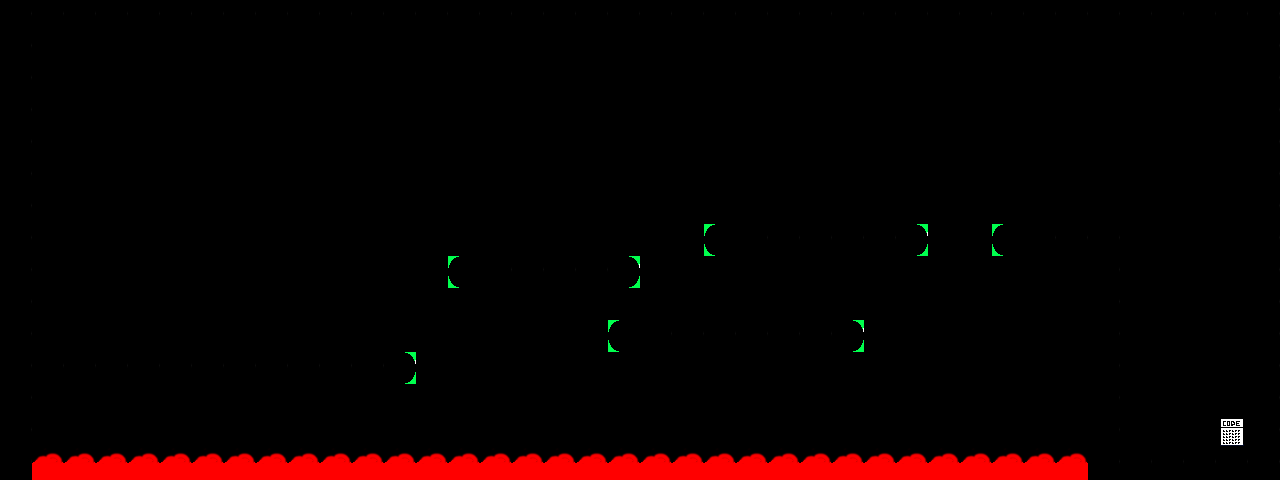

This game map was drawn from its Tiled (.tmx) file and the tilesets committed beside it. A one-line description and the trimmed map source follow:
An orthogonal 40x15 tile map with 32x32 px tiles, 2 tile layers (collision, foreground), 3 tilesets and 6 objects (3x jumper, player, lava, me.LevelEntity).

<map version="1.0" orientation="orthogonal" width="40" height="15" tilewidth="32" tileheight="32">
 <properties>
  <property name="background_image" value="background" />
 </properties>
 <tileset firstgid="1" name="tiles" tilewidth="32" tileheight="32">
  <image source="../images/tiles.png" width="192" height="32" />
 </tileset>
 <tileset firstgid="7" name="metatiles" tilewidth="32" tileheight="32">
  <image source="../images/metatiles.png" width="32" height="32" />
  <tile id="0">
   <properties>
    <property name="type" value="solid" />
   </properties>
  </tile>
 </tileset>
 <tileset firstgid="8" name="goal" tilewidth="32" tileheight="32">
  <image source="../images/goal.png" width="32" height="32" />
 </tileset>
 <layer name="collision" width="40" height="15">
  <data>[600 cells, 116 non-empty, 1 distinct tile ids]</data>
 </layer>
 <layer name="foreground" width="40" height="15">
  <data>[600 cells, 150 non-empty, 5 distinct tile ids]</data>
 </layer>
 <objectgroup name="objects" width="40" height="15">
  <object name="player" x="32" y="288" width="32" height="32">
   <properties>
    <property name="image" value="player" />
    <property name="spritewidth" value="32" />
   </properties>
  </object>
  <object name="jumper" x="352" y="320" width="32" height="32">
   <properties>
    <property name="image" value="jumper" />
    <property name="spritewidth" value="32" />
   </properties>
  </object>
  <object name="jumper" x="224" y="320" width="32" height="32">
   <properties>
    <property name="image" value="jumper" />
    <property name="spritewidth" value="32" />
   </properties>
  </object>
  <object name="lava" x="32" y="448" width="1056" height="32">
   <properties>
    <property name="duration" value="1" />
    <property name="fade" value="#000000" />
    <property name="to" value="Level 5" />
   </properties>
  </object>
  <object name="jumper" x="576" y="224" width="32" height="32">
   <properties>
    <property name="image" value="jumper" />
    <property name="spritewidth" value="32" />
   </properties>
  </object>
  <object name="me.LevelEntity" x="1216" y="416" width="32" height="32">
   <properties>
    <property name="duration" value="1" />
    <property name="fade" value="#000000" />
    <property name="to" value="Level 6" />
   </properties>
  </object>
 </objectgroup>
</map>
